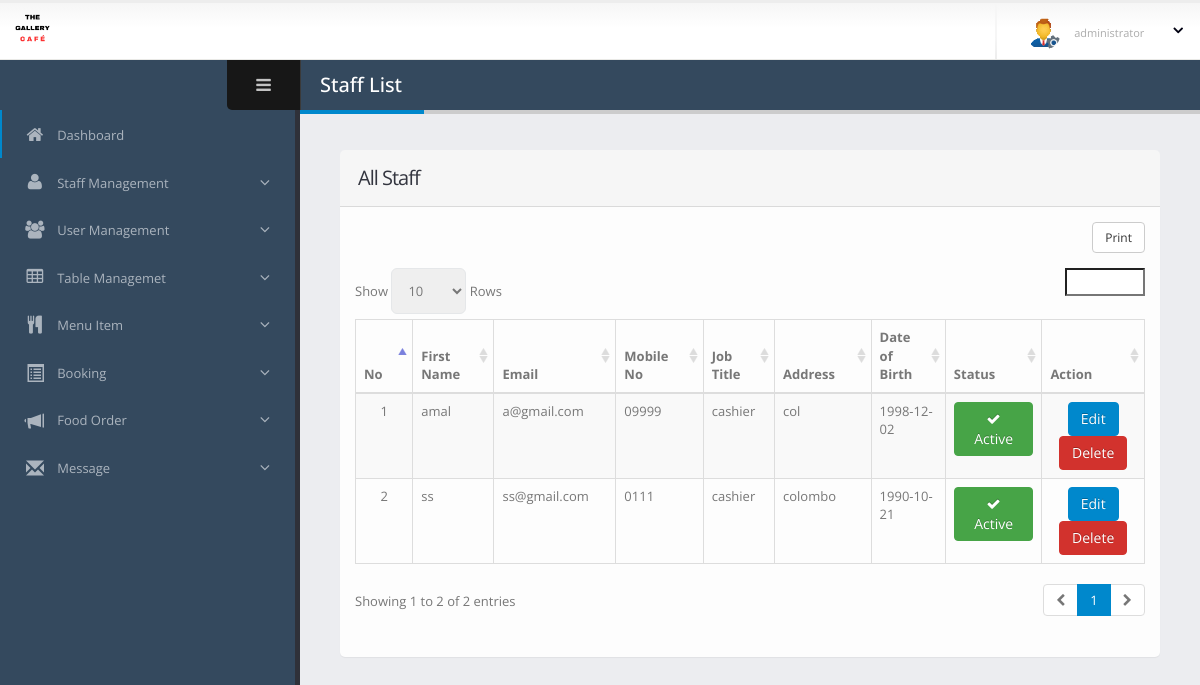
Before: /dashboard/staff-manage.php (signed in) with the older database file.
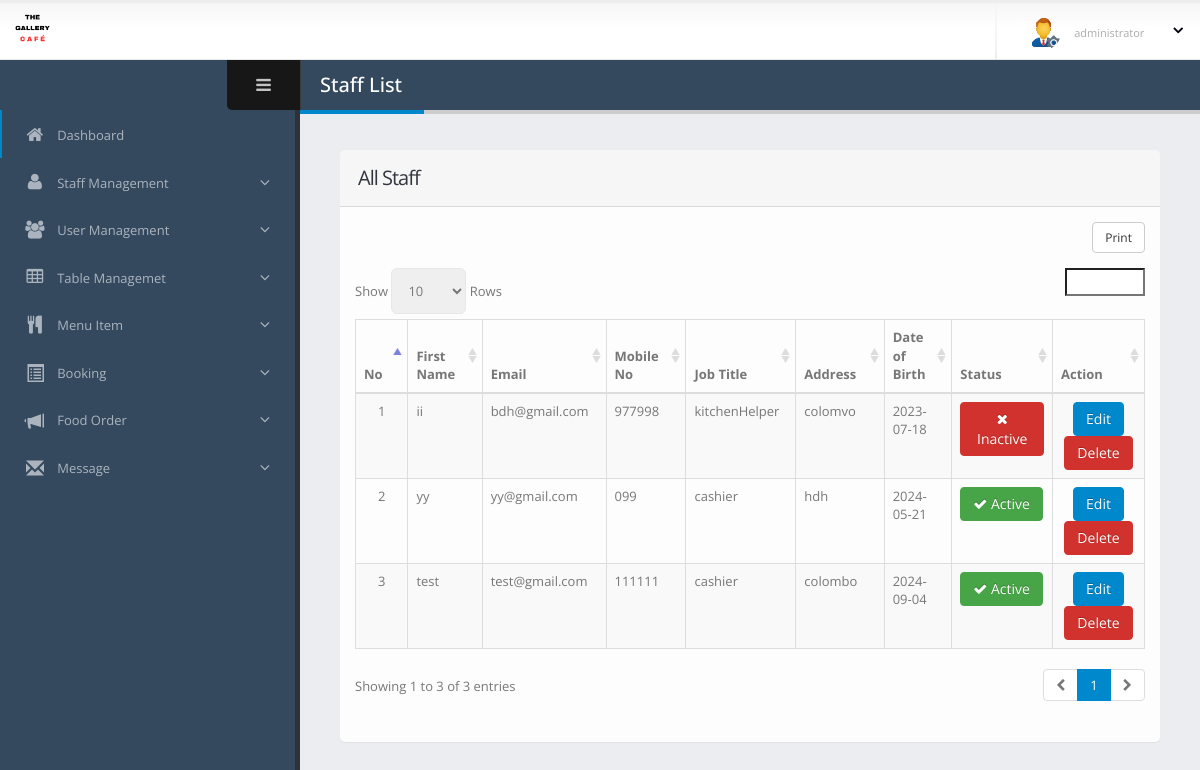
After: the same page with the newer database file.
### tables this page shows
CREATE TABLE `staff` (
  `empId` int(11) NOT NULL,
  `firstName` varchar(100) DEFAULT NULL,
  `lastName` varchar(100) DEFAULT NULL,
  `email` varchar(100) DEFAULT NULL,
  `jobTitle` varchar(50) DEFAULT NULL,
  `mobileNo` varchar(15) DEFAULT NULL,
  `addr` varchar(255) DEFAULT NULL,
  `nic` varchar(20) DEFAULT NULL,
  `dob` date DEFAULT NULL,
  `password` varchar(255) DEFAULT NULL,
  `photo` varchar(255) DEFAULT NULL,
  `status` int(10) NOT NULL
);

### dashboard/staff-manage.php (the view, shortened to what this page needs)
<?php include 'main/header.php';
?>
<body>
    <section class="body">
        <?php include 'main/top-bar.php'; ?>
        <div class="inner-wrapper">
            <?php include 'main/left-bar.php'; ?>
            <section role="main" class="content-body">
                <header class="page-header">
                    <h2>Staff List</h2>
                </header>
                <section class="panel">
                    <header class="panel-heading">
                        <h2 class="panel-title">All Staff</h2>
                    </header>
                    <div class="panel-body">
						<table class="table table-bordered table-striped mb-none" id="datatable-tabletools" data-swf-path="assets/vendor/jquery-datatables/extras/TableTools/swf/.swf">
                            <thead>
                                <tr>
                                    <th>No</th>
                                    <th>First Name</th>
                                    <th>Email</th>
                                    <th>Mobile No</th>
                                    <th>Job Title</th>
                                    <th>Address</th>
                                    <th>Date of Birth</th>
                                    <th>Status</th>
                                    <th class="hidden-phone">Action</th>
                                </tr>
                            </thead>
                            <tbody>
                                <?php
                                $con = connect();
                                $sql = "SELECT * FROM `staff`;";
                                $result = $con->query($sql);
                                $count = 1;
                                foreach ($result as $r) {
                                ?>
                                <tr class="gradeX">
                                    <td class="center hidden-phone"><?php echo $count; ?></td>
                                    <td><?php echo $r['firstName']; ?></td>
                                    <td><?php echo $r['email']; ?></td>
                                    <td><?php echo $r['mobileNo']; ?></td>
                                    <td><?php echo $r['jobTitle']; ?></td>
                                    <td><?php echo $r['addr']; ?></td>
                                    <td><?php echo $r['dob']; ?></td>
                                    <td id="status-<?php echo $r['empId']; ?>">
                                        <button class="btn
                                            <?php
                                                if ($r['status'] == 1) {
                                                    echo 'btn-success';
                                                } elseif ($r['status'] == 9) {
                                                    echo 'btn-danger';
                                                } elseif ($r['status'] == 0) {
                                                    echo 'btn-warning';
                                                }
                                            ?> btn-toggle"
                                            onclick="confirmToggle(<?php echo $r['empId']; ?>, <?php echo $r['status']; ?>)">
                                            <i class="fa
                                                <?php
                                                    if ($r['status'] == 1) {
                                                        echo 'fa-check';
                                                    } elseif ($r['status'] == 9) {
                                                        echo 'fa-times';
                                                    } else {
                                                        echo 'fa-clock';
                                                    }
                                                ?>"></i>
                                            <?php
                                                if ($r['status'] == 1) {
                                                    echo " Active";
                                                } elseif ($r['status'] == 9) {
                                                    echo " Inactive";
                                                } else {
                                                    echo " Pending";
                                                }
                                            ?>
                                        </button>
                                    </td>
                                    <td class="center hidden-phone">
                                        <a href="staff-edit.php?id=<?php echo $r['empId']; ?>" class="btn btn-primary">Edit</a>
                                        <a href="staff-delete.php?empId=<?php echo $r['empId']; ?>"" class="btn btn-danger" onclick="return confirm('Are you sure?');">Delete</a>
                                    </td>
                                </tr>
                                <?php $count++; } ?>
                            </tbody>
                        </table>
                    </div>
                </section>
            </section>
        </div>
    </section>
</body>
</html>

### dashboard/main/header.php (shortened to what this page needs)
<!doctype html>
<html class="fixed">
	<head>
		<link rel="stylesheet" href="assets/vendor/bootstrap/css/bootstrap.css" />
		<link rel="stylesheet" href="assets/vendor/font-awesome/css/font-awesome.css" />
		<link rel="stylesheet" href="assets/vendor/magnific-popup/magnific-popup.css" />
		<link rel="stylesheet" href="assets/vendor/bootstrap-datepicker/css/datepicker3.css" />
		<link rel="stylesheet" href="assets/vendor/jquery-ui/css/ui-lightness/jquery-ui-1.10.4.custom.css" />
		<link rel="stylesheet" href="assets/vendor/bootstrap-multiselect/bootstrap-multiselect.css" />
		<link rel="stylesheet" href="assets/vendor/morris/morris.css" />
		<link rel="stylesheet" href="assets/vendor/select2/select2.css" />
		<link rel="stylesheet" href="assets/vendor/jquery-datatables-bs3/assets/css/datatables.css" />
		<link rel="stylesheet" href="assets/stylesheets/theme.css" />
		<link rel="stylesheet" href="assets/stylesheets/skins/default.css" />
		<link rel="stylesheet" href="assets/stylesheets/theme-custom.css">
		<link href="https://pro-next.fontawesome.com/releases/v5.7.2/css/all.css" data-prerender="keep" rel="stylesheet">
	</head>

### dashboard/main/top-bar.php (shortened to what this page needs)
<header class="header">
				<div class="logo-container">
					<a href="index.php" class="logo">
						<img src="assets/images/newlogo.png" height="35" alt="Admin" />
					</a>
				</div>
				<div class="header-right">
				<span class="separator"></span>
					<div id="userbox" class="userbox">
						<a href="#" data-toggle="dropdown">
							<figure class="profile-picture">
								<img src="assets/images/admin.gif" alt="Joseph Doe" class="img-circle" data-lock-picture="assets/images/!logged-user.jpg" />
							</figure>
							<div class="profile-info">
								<span class="role">administrator</span>
							</div>
							<i class="fa custom-caret"></i>
						</a>
					</div>
				</div>
			</header>

### dashboard/main/left-bar.php (shortened to what this page needs)
<aside id="sidebar-left" class="sidebar-left">
	<div class="sidebar-header">
		<div class="sidebar-toggle hidden-xs" data-toggle-class="sidebar-left-collapsed" data-target="html" data-fire-event="sidebar-left-toggle">
			<i class="fa fa-bars" aria-label="Toggle sidebar"></i>
		</div>
	</div>
	<div class="nano">
		<div class="nano-content">
			<nav id="menu" class="nav-main" role="navigation">
				<ul class="nav nav-main">
					<li class="nav-active">
						<a href="index.php">
							<i class="fa fa-home" aria-hidden="true"></i>
							<span>Dashboard</span>
						</a>
					</li>
					<?php if((isset($_SESSION['isLoggedIn']))){ ?>
					<li class="nav-parent">
						<a>
							<i class="fa fa-user" aria-hidden="true"></i>
							<span>Staff Management</span>
						</a>
					</li>
					<?php } ?>
					<?php if((isset($_SESSION['isLoggedIn']))){ ?>
					<li class="nav-parent">
						<a>
							<i class="fa fa-users" aria-hidden="true"></i>
							<span>User Management</span>
						</a>
					</li>
					<?php } ?>
					<?php if((isset($_SESSION['isLoggedIn']))){ ?>
					<li class="nav-parent">
						<a>
							<i class="fa fa-table" aria-hidden="true"></i>
							<span>Table Managemet</span>
						</a>
					</li>
					<?php } ?>
					<?php if((isset($_SESSION['isLoggedIn']))){ ?>
					<li class="nav-parent">
						<a>
							<i class="fa fa-cutlery" aria-hidden="true"></i>
							<span>Menu Item</span>
						</a>
					</li>
					<?php } ?>
					<?php if((isset($_SESSION['isLoggedIn']) )){ ?>
					<li class="nav-parent">
						<a>
							<i class="glyphicon glyphicon-list-alt" aria-hidden="true"></i>
							<span>Booking</span>
						</a>
					</li>
					<?php } ?>
					<?php if((isset($_SESSION['isLoggedIn']) )){ ?>
					<li class="nav-parent">
						<a>
							<i class="glyphicon glyphicon-bullhorn" aria-hidden="true"></i>
							<span>Food Order</span>
						</a>
					</li>
					<?php } ?>
					<?php if((isset($_SESSION['isLoggedIn']) )){ ?>
					<li class="nav-parent">
						<a>
							<i class="glyphicon glyphicon-envelope" aria-hidden="true"></i>
							<span>Message</span>
						</a>
					</li>
					<?php } ?>
				</ul>
			</nav>
			<hr class="separator" />
		</div>
	</div>
</aside>

### dashboard/assets/stylesheets/skins/default.css (style rules this page uses)
a, .btn-link { color: #0088cc; }
body .btn-primary { color: #ffffff; text-shadow: 0 -1px 0 rgba(0, 0, 0, 0.25); background-color: #0088cc; border-color: #0088cc; }
body .btn-success { color: #ffffff; text-shadow: 0 -1px 0 rgba(0, 0, 0, 0.25); background-color: #47a447; border-color: #47a447; }
body .btn-danger { color: #ffffff; text-shadow: 0 -1px 0 rgba(0, 0, 0, 0.25); background-color: #d2322d; border-color: #d2322d; }
.page-header h2 { border-bottom-color: #0088cc; }
ul.nav-main > li.nav-active > a { box-shadow: 2px 0 0 #0088cc inset; }

### dashboard/staff-manage.php (style rules this page uses)
.btn-toggle { transition: background-color 0.3s ease, color 0.3s ease; }

Changed rows visible on the page:
removed staff: firstName "amal", email "a@gmail.com", mobileNo "09999", jobTitle "cashier", addr "col", dob "1998-12-02", status 1 (drawn)
removed staff: firstName "ss", email "ss@gmail.com", mobileNo "0111", jobTitle "cashier", addr "colombo", dob "1990-10-21", status 1 (drawn)
added staff: firstName "ii", email "bdh@gmail.com", mobileNo "977998", jobTitle "kitchenHelper", addr "colomvo", dob "2023-07-18", status 9 (drawn)
added staff: firstName "yy", email "yy@gmail.com", mobileNo "099", jobTitle "cashier", addr "hdh", dob "2024-05-21", status 1 (drawn)
added staff: firstName "test", email "test@gmail.com", mobileNo "111111", jobTitle "cashier", addr "colombo", dob "2024-09-04", status 1 (drawn)
Other visible differences:
text written by a page script: "Print Show Rows Showing 1 to 2 of 2 entries 1" → "Print Show Rows Showing 1 to 3 of 3 entries 1"
